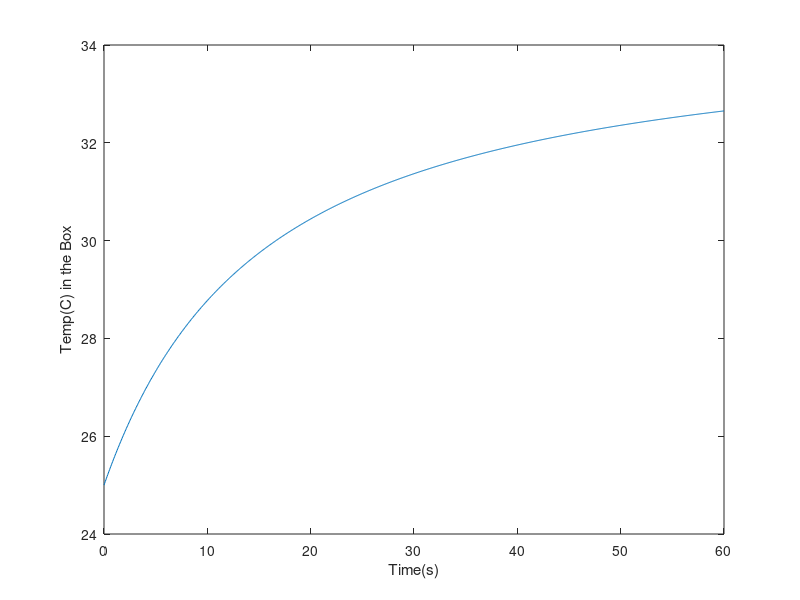

Here is the MATLAB script that generated this plot:
Ploss=10;%Watt
L=0.5;%length in meters
W=0.5;%width in meters
H=0.5;%height in meters
Tamb=298;%Ambient temp. in Kelvin
Tin0=298;%Initial temp. inside box in Kelvin
dwall=5;%wall thickness in cm
Tcon=0.035;%Spesific thermal conductivity in Watts/(Kelvin*meters)  
Cv=720;%Spesific constant volume heat capacity j/(kg*K)

time=0:0.001:1;%working time in minutes

%Ploss=Vol*(1.187-(0.175/52)*T)dT/dt+sum((T-Tamb)Tcon*A/dwall)

%Ploss*t=Vol(1.187(T-Tin0)-(0.175/104)*T^2)+sum((T-Tamb)*Tcon*A/dwall*t)

%Calculations
Vol=L*W*H;

A1=2*H*L;  %front and back face area
A2=2*H*W;  %left and right face area
A3=2*L*W;  %top and bottom face area

G1th=100*Tcon*A1/dwall;%constant for face A1&A2
G2th=100*Tcon*A2/dwall;%constant for face A1&A2
G3th=100*Tcon*A3/dwall;%constant for face A1&A2

%AT^2+BT+C     quadratic equation

A=-Cv*Vol*0.175/104;
B=1.187*Vol*Cv+time*60*(G1th+G2th+G3th);
C=Cv*Vol*0.175/104*Tin0^2-Tamb*60*time*(G1th+G2th+G3th)-1.187*Cv*Vol*Tin0-Ploss*time*60;

delta=B.^2-4*A*C;

T1=(-B+sqrt(abs(delta)))/(2*A);
T2=(-B-sqrt(abs(delta)))/(2*A);

plot(time*60,T1-273);
ylabel("Temp(C) in the Box");
xlabel("Time(s)");
